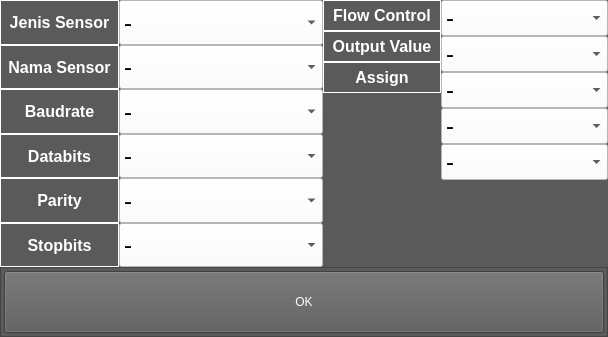
<?xml version="1.0" encoding="UTF-8"?>
<ui version="4.0">
 <class>program_channel_output</class>
 <widget class="QWidget" name="program_channel_output">
  <property name="geometry">
   <rect>
    <x>0</x>
    <y>0</y>
    <width>608</width>
    <height>337</height>
   </rect>
  </property>
  <property name="windowTitle">
   <string>Form</string>
  </property>
  <property name="styleSheet">
   <string notr="true">background-color: rgb(90, 90, 90);</string>
  </property>
  <layout class="QVBoxLayout" name="verticalLayout_5">
   <property name="spacing">
    <number>0</number>
   </property>
   <property name="margin">
    <number>0</number>
   </property>
   <item>
    <layout class="QHBoxLayout" name="horizontalLayout">
     <item>
      <layout class="QVBoxLayout" name="verticalLayout">
       <property name="spacing">
        <number>0</number>
       </property>
       <item>
        <widget class="QLabel" name="label_jenis_sensor">
         <property name="sizePolicy">
          <sizepolicy hsizetype="Preferred" vsizetype="Fixed">
           <horstretch>0</horstretch>
           <verstretch>0</verstretch>
          </sizepolicy>
         </property>
         <property name="maximumSize">
          <size>
           <width>16777215</width>
           <height>87</height>
          </size>
         </property>
         <property name="font">
          <font>
           <pointsize>12</pointsize>
           <weight>75</weight>
           <bold>true</bold>
          </font>
         </property>
         <property name="styleSheet">
          <string notr="true">color: rgb(255, 255, 255);</string>
         </property>
         <property name="frameShape">
          <enum>QFrame::Panel</enum>
         </property>
         <property name="frameShadow">
          <enum>QFrame::Plain</enum>
         </property>
         <property name="lineWidth">
          <number>1</number>
         </property>
         <property name="text">
          <string>Jenis Sensor</string>
         </property>
         <property name="alignment">
          <set>Qt::AlignCenter</set>
         </property>
        </widget>
       </item>
       <item>
        <widget class="QLabel" name="label_nama_sensor">
         <property name="sizePolicy">
          <sizepolicy hsizetype="Preferred" vsizetype="Fixed">
           <horstretch>0</horstretch>
           <verstretch>0</verstretch>
          </sizepolicy>
         </property>
         <property name="maximumSize">
          <size>
           <width>16777215</width>
           <height>87</height>
          </size>
         </property>
         <property name="font">
          <font>
           <pointsize>12</pointsize>
           <weight>75</weight>
           <bold>true</bold>
          </font>
         </property>
         <property name="styleSheet">
          <string notr="true">color: rgb(255, 255, 255);</string>
         </property>
         <property name="frameShape">
          <enum>QFrame::Panel</enum>
         </property>
         <property name="frameShadow">
          <enum>QFrame::Plain</enum>
         </property>
         <property name="lineWidth">
          <number>1</number>
         </property>
         <property name="text">
          <string>Nama Sensor</string>
         </property>
         <property name="alignment">
          <set>Qt::AlignCenter</set>
         </property>
        </widget>
       </item>
       <item>
        <widget class="QLabel" name="label_baudrate">
         <property name="sizePolicy">
          <sizepolicy hsizetype="Preferred" vsizetype="Fixed">
           <horstretch>0</horstretch>
           <verstretch>0</verstretch>
          </sizepolicy>
         </property>
         <property name="maximumSize">
          <size>
           <width>16777215</width>
           <height>87</height>
          </size>
         </property>
         <property name="font">
          <font>
           <pointsize>12</pointsize>
           <weight>75</weight>
           <bold>true</bold>
          </font>
         </property>
         <property name="styleSheet">
          <string notr="true">color: rgb(255, 255, 255);</string>
         </property>
         <property name="frameShape">
          <enum>QFrame::Panel</enum>
         </property>
         <property name="frameShadow">
          <enum>QFrame::Plain</enum>
         </property>
         <property name="lineWidth">
          <number>1</number>
         </property>
         <property name="text">
          <string>Baudrate</string>
         </property>
         <property name="alignment">
          <set>Qt::AlignCenter</set>
         </property>
        </widget>
       </item>
       <item>
        <widget class="QLabel" name="label_databits">
         <property name="sizePolicy">
          <sizepolicy hsizetype="Preferred" vsizetype="Fixed">
           <horstretch>0</horstretch>
           <verstretch>0</verstretch>
          </sizepolicy>
         </property>
         <property name="maximumSize">
          <size>
           <width>16777215</width>
           <height>87</height>
          </size>
         </property>
         <property name="font">
          <font>
           <pointsize>12</pointsize>
           <weight>75</weight>
           <bold>true</bold>
          </font>
         </property>
         <property name="styleSheet">
          <string notr="true">color: rgb(255, 255, 255);</string>
         </property>
         <property name="frameShape">
          <enum>QFrame::Panel</enum>
         </property>
         <property name="frameShadow">
          <enum>QFrame::Plain</enum>
         </property>
         <property name="lineWidth">
          <number>1</number>
         </property>
         <property name="text">
          <string>Databits</string>
         </property>
         <property name="alignment">
          <set>Qt::AlignCenter</set>
         </property>
        </widget>
       </item>
       <item>
        <widget class="QLabel" name="label_parity">
         <property name="sizePolicy">
          <sizepolicy hsizetype="Preferred" vsizetype="Fixed">
           <horstretch>0</horstretch>
           <verstretch>0</verstretch>
          </sizepolicy>
         </property>
         <property name="maximumSize">
          <size>
           <width>16777215</width>
           <height>87</height>
          </size>
         </property>
         <property name="font">
          <font>
           <pointsize>12</pointsize>
           <weight>75</weight>
           <bold>true</bold>
          </font>
         </property>
         <property name="styleSheet">
          <string notr="true">color: rgb(255, 255, 255);</string>
         </property>
         <property name="frameShape">
          <enum>QFrame::Panel</enum>
         </property>
         <property name="frameShadow">
          <enum>QFrame::Plain</enum>
         </property>
         <property name="lineWidth">
          <number>1</number>
         </property>
         <property name="text">
          <string>Parity</string>
         </property>
         <property name="alignment">
          <set>Qt::AlignCenter</set>
         </property>
        </widget>
       </item>
       <item>
        <widget class="QLabel" name="label_stopbits">
         <property name="sizePolicy">
          <sizepolicy hsizetype="Preferred" vsizetype="Fixed">
           <horstretch>0</horstretch>
           <verstretch>0</verstretch>
          </sizepolicy>
         </property>
         <property name="maximumSize">
          <size>
           <width>16777215</width>
           <height>87</height>
          </size>
         </property>
         <property name="font">
          <font>
           <pointsize>12</pointsize>
           <weight>75</weight>
           <bold>true</bold>
          </font>
         </property>
         <property name="styleSheet">
          <string notr="true">color: rgb(255, 255, 255);</string>
         </property>
         <property name="frameShape">
          <enum>QFrame::Panel</enum>
         </property>
         <property name="frameShadow">
          <enum>QFrame::Plain</enum>
         </property>
         <property name="lineWidth">
          <number>1</number>
         </property>
         <property name="text">
          <string>Stopbits</string>
         </property>
         <property name="alignment">
          <set>Qt::AlignCenter</set>
         </property>
        </widget>
       </item>
      </layout>
     </item>
     <item>
      <layout class="QVBoxLayout" name="verticalLayout_2">
       <property name="spacing">
        <number>0</number>
       </property>
       <item>
        <widget class="QComboBox" name="combo_jenis_sensor">
         <property name="maximumSize">
          <size>
           <width>16777215</width>
           <height>87</height>
          </size>
         </property>
         <property name="font">
          <font>
           <pointsize>18</pointsize>
          </font>
         </property>
         <property name="focusPolicy">
          <enum>Qt::StrongFocus</enum>
         </property>
         <property name="styleSheet">
          <string notr="true">color: rgb(0, 0, 0);
background-color: rgb(255, 255, 255);</string>
         </property>
         <item>
          <property name="text">
           <string>-</string>
          </property>
         </item>
         <item>
          <property name="text">
           <string>AG</string>
          </property>
         </item>
         <item>
          <property name="text">
           <string>AI</string>
          </property>
         </item>
         <item>
          <property name="text">
           <string>AP</string>
          </property>
         </item>
         <item>
          <property name="text">
           <string>CD</string>
          </property>
         </item>
         <item>
          <property name="text">
           <string>CR</string>
          </property>
         </item>
         <item>
          <property name="text">
           <string>CS</string>
          </property>
         </item>
         <item>
          <property name="text">
           <string>CT</string>
          </property>
         </item>
         <item>
          <property name="text">
           <string>CV</string>
          </property>
         </item>
         <item>
          <property name="text">
           <string>CX</string>
          </property>
         </item>
         <item>
          <property name="text">
           <string>DE</string>
          </property>
         </item>
         <item>
          <property name="text">
           <string>DF</string>
          </property>
         </item>
         <item>
          <property name="text">
           <string>EC</string>
          </property>
         </item>
         <item>
          <property name="text">
           <string>EP</string>
          </property>
         </item>
         <item>
          <property name="text">
           <string>ER</string>
          </property>
         </item>
         <item>
          <property name="text">
           <string>GL</string>
          </property>
         </item>
         <item>
          <property name="text">
           <string>GN</string>
          </property>
         </item>
         <item>
          <property name="text">
           <string>GP</string>
          </property>
         </item>
         <item>
          <property name="text">
           <string>GV</string>
          </property>
         </item>
         <item>
          <property name="text">
           <string>HC</string>
          </property>
         </item>
         <item>
          <property name="text">
           <string>HE</string>
          </property>
         </item>
         <item>
          <property name="text">
           <string>HN</string>
          </property>
         </item>
         <item>
          <property name="text">
           <string>II</string>
          </property>
         </item>
         <item>
          <property name="text">
           <string>IN</string>
          </property>
         </item>
         <item>
          <property name="text">
           <string>LA</string>
          </property>
         </item>
         <item>
          <property name="text">
           <string>LC</string>
          </property>
         </item>
         <item>
          <property name="text">
           <string>OM</string>
          </property>
         </item>
         <item>
          <property name="text">
           <string>P</string>
          </property>
         </item>
         <item>
          <property name="text">
           <string>RA</string>
          </property>
         </item>
         <item>
          <property name="text">
           <string>SD</string>
          </property>
         </item>
         <item>
          <property name="text">
           <string>SN</string>
          </property>
         </item>
         <item>
          <property name="text">
           <string>SS</string>
          </property>
         </item>
         <item>
          <property name="text">
           <string>TI</string>
          </property>
         </item>
         <item>
          <property name="text">
           <string>TR</string>
          </property>
         </item>
         <item>
          <property name="text">
           <string>VD</string>
          </property>
         </item>
         <item>
          <property name="text">
           <string>VM</string>
          </property>
         </item>
         <item>
          <property name="text">
           <string>VW</string>
          </property>
         </item>
         <item>
          <property name="text">
           <string>YX</string>
          </property>
         </item>
         <item>
          <property name="text">
           <string>ZA</string>
          </property>
         </item>
         <item>
          <property name="text">
           <string>ZC</string>
          </property>
         </item>
         <item>
          <property name="text">
           <string>ZQ</string>
          </property>
         </item>
         <item>
          <property name="text">
           <string>ZV</string>
          </property>
         </item>
         <item>
          <property name="text">
           <string>WI</string>
          </property>
         </item>
        </widget>
       </item>
       <item>
        <widget class="QComboBox" name="combo_nama_sensor">
         <property name="maximumSize">
          <size>
           <width>16777215</width>
           <height>87</height>
          </size>
         </property>
         <property name="font">
          <font>
           <pointsize>18</pointsize>
          </font>
         </property>
         <property name="focusPolicy">
          <enum>Qt::StrongFocus</enum>
         </property>
         <property name="layoutDirection">
          <enum>Qt::LeftToRight</enum>
         </property>
         <property name="styleSheet">
          <string notr="true">color: rgb(0, 0, 0);
background-color: rgb(255, 255, 255);</string>
         </property>
         <item>
          <property name="text">
           <string>-</string>
          </property>
         </item>
         <item>
          <property name="text">
           <string>AIS</string>
          </property>
         </item>
         <item>
          <property name="text">
           <string>ARPA</string>
          </property>
         </item>
         <item>
          <property name="text">
           <string>Echo Sounder 1</string>
          </property>
         </item>
         <item>
          <property name="text">
           <string>Echo Sounder 2</string>
          </property>
         </item>
         <item>
          <property name="text">
           <string>Echo Sounder 3</string>
          </property>
         </item>
         <item>
          <property name="text">
           <string>GPS 1</string>
          </property>
         </item>
         <item>
          <property name="text">
           <string>GPS 2</string>
          </property>
         </item>
         <item>
          <property name="text">
           <string>GPS 3</string>
          </property>
         </item>
         <item>
          <property name="text">
           <string>Gyro Compas 1</string>
          </property>
         </item>
         <item>
          <property name="text">
           <string>Gyro Compas 2</string>
          </property>
         </item>
         <item>
          <property name="text">
           <string>Gyro Compas 3</string>
          </property>
         </item>
         <item>
          <property name="text">
           <string>Gyro Vertical 1</string>
          </property>
         </item>
         <item>
          <property name="text">
           <string>Gyro Vertical 2</string>
          </property>
         </item>
         <item>
          <property name="text">
           <string>Gyro Vertical 3</string>
          </property>
         </item>
         <item>
          <property name="text">
           <string>Meteo</string>
          </property>
         </item>
         <item>
          <property name="text">
           <string>RS232</string>
          </property>
         </item>
         <item>
          <property name="text">
           <string>Speedlog 1</string>
          </property>
         </item>
         <item>
          <property name="text">
           <string>Speedlog 2</string>
          </property>
         </item>
         <item>
          <property name="text">
           <string>Speedlog 3</string>
          </property>
         </item>
         <item>
          <property name="text">
           <string>Wind Direction 1</string>
          </property>
         </item>
         <item>
          <property name="text">
           <string>Wind Direction 2</string>
          </property>
         </item>
         <item>
          <property name="text">
           <string>Wind Direction 3</string>
          </property>
         </item>
        </widget>
       </item>
       <item>
        <widget class="QComboBox" name="combo_baudrate">
         <property name="maximumSize">
          <size>
           <width>16777215</width>
           <height>87</height>
          </size>
         </property>
         <property name="font">
          <font>
           <pointsize>18</pointsize>
          </font>
         </property>
         <property name="focusPolicy">
          <enum>Qt::StrongFocus</enum>
         </property>
         <property name="styleSheet">
          <string notr="true">color: rgb(0, 0, 0);
background-color: rgb(255, 255, 255);</string>
         </property>
         <item>
          <property name="text">
           <string>-</string>
          </property>
         </item>
         <item>
          <property name="text">
           <string>1200</string>
          </property>
         </item>
         <item>
          <property name="text">
           <string>2400</string>
          </property>
         </item>
         <item>
          <property name="text">
           <string>4800</string>
          </property>
         </item>
         <item>
          <property name="text">
           <string>9600</string>
          </property>
         </item>
         <item>
          <property name="text">
           <string>38400</string>
          </property>
         </item>
         <item>
          <property name="text">
           <string>115200</string>
          </property>
         </item>
         <item>
          <property name="text">
           <string>829440</string>
          </property>
         </item>
        </widget>
       </item>
       <item>
        <widget class="QComboBox" name="combo_databits">
         <property name="maximumSize">
          <size>
           <width>16777215</width>
           <height>87</height>
          </size>
         </property>
         <property name="font">
          <font>
           <pointsize>18</pointsize>
          </font>
         </property>
         <property name="focusPolicy">
          <enum>Qt::StrongFocus</enum>
         </property>
         <property name="styleSheet">
          <string notr="true">color: rgb(0, 0, 0);
background-color: rgb(255, 255, 255);</string>
         </property>
         <item>
          <property name="text">
           <string>-</string>
          </property>
         </item>
         <item>
          <property name="text">
           <string>5</string>
          </property>
         </item>
         <item>
          <property name="text">
           <string>6</string>
          </property>
         </item>
         <item>
          <property name="text">
           <string>7</string>
          </property>
         </item>
         <item>
          <property name="text">
           <string>8</string>
          </property>
         </item>
        </widget>
       </item>
       <item>
        <widget class="QComboBox" name="combo_parity">
         <property name="maximumSize">
          <size>
           <width>16777215</width>
           <height>87</height>
          </size>
         </property>
         <property name="font">
          <font>
           <pointsize>18</pointsize>
          </font>
         </property>
         <property name="focusPolicy">
          <enum>Qt::StrongFocus</enum>
         </property>
         <property name="styleSheet">
          <string notr="true">color: rgb(0, 0, 0);
background-color: rgb(255, 255, 255);</string>
         </property>
         <item>
          <property name="text">
           <string>-</string>
          </property>
         </item>
         <item>
          <property name="text">
           <string>NONE</string>
          </property>
         </item>
         <item>
          <property name="text">
           <string>ODD</string>
          </property>
         </item>
         <item>
          <property name="text">
           <string>EVEN</string>
          </property>
         </item>
        </widget>
       </item>
       <item>
        <widget class="QComboBox" name="combo_stopbits">
         <property name="maximumSize">
          <size>
           <width>16777215</width>
           <height>87</height>
          </size>
         </property>
         <property name="font">
          <font>
           <pointsize>18</pointsize>
          </font>
         </property>
         <property name="focusPolicy">
          <enum>Qt::StrongFocus</enum>
         </property>
         <property name="styleSheet">
          <string notr="true">color: rgb(0, 0, 0);
background-color: rgb(255, 255, 255);</string>
         </property>
         <item>
          <property name="text">
           <string>-</string>
          </property>
         </item>
         <item>
          <property name="text">
           <string>1</string>
          </property>
         </item>
         <item>
          <property name="text">
           <string>2</string>
          </property>
         </item>
        </widget>
       </item>
      </layout>
     </item>
     <item>
      <layout class="QVBoxLayout" name="verticalLayout_3">
       <property name="spacing">
        <number>0</number>
       </property>
       <item>
        <widget class="QLabel" name="label_flow_control">
         <property name="sizePolicy">
          <sizepolicy hsizetype="Preferred" vsizetype="Fixed">
           <horstretch>0</horstretch>
           <verstretch>0</verstretch>
          </sizepolicy>
         </property>
         <property name="maximumSize">
          <size>
           <width>16777215</width>
           <height>87</height>
          </size>
         </property>
         <property name="font">
          <font>
           <pointsize>12</pointsize>
           <weight>75</weight>
           <bold>true</bold>
          </font>
         </property>
         <property name="styleSheet">
          <string notr="true">color: rgb(255, 255, 255);</string>
         </property>
         <property name="frameShape">
          <enum>QFrame::Panel</enum>
         </property>
         <property name="frameShadow">
          <enum>QFrame::Plain</enum>
         </property>
         <property name="lineWidth">
          <number>1</number>
         </property>
         <property name="text">
          <string>Flow Control</string>
         </property>
         <property name="alignment">
          <set>Qt::AlignCenter</set>
         </property>
        </widget>
       </item>
       <item>
        <widget class="QLabel" name="label_output_value">
         <property name="sizePolicy">
          <sizepolicy hsizetype="Preferred" vsizetype="Fixed">
           <horstretch>0</horstretch>
           <verstretch>0</verstretch>
          </sizepolicy>
         </property>
         <property name="maximumSize">
          <size>
           <width>16777215</width>
           <height>87</height>
          </size>
         </property>
         <property name="font">
          <font>
           <pointsize>12</pointsize>
           <weight>75</weight>
           <bold>true</bold>
          </font>
         </property>
         <property name="styleSheet">
          <string notr="true">color: rgb(255, 255, 255);</string>
         </property>
         <property name="frameShape">
          <enum>QFrame::Panel</enum>
         </property>
         <property name="frameShadow">
          <enum>QFrame::Plain</enum>
         </property>
         <property name="lineWidth">
          <number>1</number>
         </property>
         <property name="text">
          <string>Output Value</string>
         </property>
         <property name="alignment">
          <set>Qt::AlignCenter</set>
         </property>
        </widget>
       </item>
       <item>
        <widget class="QLabel" name="label_assign">
         <property name="sizePolicy">
          <sizepolicy hsizetype="Preferred" vsizetype="Fixed">
           <horstretch>0</horstretch>
           <verstretch>0</verstretch>
          </sizepolicy>
         </property>
         <property name="maximumSize">
          <size>
           <width>16777215</width>
           <height>87</height>
          </size>
         </property>
         <property name="font">
          <font>
           <pointsize>12</pointsize>
           <weight>75</weight>
           <bold>true</bold>
          </font>
         </property>
         <property name="styleSheet">
          <string notr="true">color: rgb(255, 255, 255);</string>
         </property>
         <property name="frameShape">
          <enum>QFrame::Panel</enum>
         </property>
         <property name="frameShadow">
          <enum>QFrame::Plain</enum>
         </property>
         <property name="lineWidth">
          <number>1</number>
         </property>
         <property name="text">
          <string>Assign</string>
         </property>
         <property name="alignment">
          <set>Qt::AlignCenter</set>
         </property>
        </widget>
       </item>
       <item>
        <spacer name="verticalSpacer">
         <property name="orientation">
          <enum>Qt::Vertical</enum>
         </property>
         <property name="sizeType">
          <enum>QSizePolicy::Preferred</enum>
         </property>
         <property name="sizeHint" stdset="0">
          <size>
           <width>20</width>
           <height>174</height>
          </size>
         </property>
        </spacer>
       </item>
      </layout>
     </item>
     <item>
      <layout class="QVBoxLayout" name="verticalLayout_4">
       <property name="spacing">
        <number>0</number>
       </property>
       <item>
        <widget class="QComboBox" name="combo_flow_control">
         <property name="maximumSize">
          <size>
           <width>16777215</width>
           <height>87</height>
          </size>
         </property>
         <property name="font">
          <font>
           <pointsize>18</pointsize>
          </font>
         </property>
         <property name="focusPolicy">
          <enum>Qt::StrongFocus</enum>
         </property>
         <property name="styleSheet">
          <string notr="true">color: rgb(0, 0, 0);
background-color: rgb(255, 255, 255);</string>
         </property>
         <item>
          <property name="text">
           <string>-</string>
          </property>
         </item>
         <item>
          <property name="text">
           <string>OFF</string>
          </property>
         </item>
         <item>
          <property name="text">
           <string>HARDWARE</string>
          </property>
         </item>
         <item>
          <property name="text">
           <string>XON/XOFF</string>
          </property>
         </item>
        </widget>
       </item>
       <item>
        <widget class="QComboBox" name="combo_output_value">
         <property name="maximumSize">
          <size>
           <width>16777215</width>
           <height>87</height>
          </size>
         </property>
         <property name="font">
          <font>
           <pointsize>18</pointsize>
          </font>
         </property>
         <property name="focusPolicy">
          <enum>Qt::StrongFocus</enum>
         </property>
         <property name="styleSheet">
          <string notr="true">color: rgb(0, 0, 0);
background-color: rgb(255, 255, 255);</string>
         </property>
         <item>
          <property name="text">
           <string>-</string>
          </property>
         </item>
         <item>
          <property name="text">
           <string>DBT</string>
          </property>
         </item>
         <item>
          <property name="text">
           <string>DPT</string>
          </property>
         </item>
         <item>
          <property name="text">
           <string>FPD</string>
          </property>
         </item>
         <item>
          <property name="text">
           <string>GGA</string>
          </property>
         </item>
         <item>
          <property name="text">
           <string>GLL</string>
          </property>
         </item>
         <item>
          <property name="text">
           <string>HDG</string>
          </property>
         </item>
         <item>
          <property name="text">
           <string>HDT</string>
          </property>
         </item>
         <item>
          <property name="text">
           <string>HSC</string>
          </property>
         </item>
         <item>
          <property name="text">
           <string>MWD</string>
          </property>
         </item>
         <item>
          <property name="text">
           <string>MWV</string>
          </property>
         </item>
         <item>
          <property name="text">
           <string>SN</string>
          </property>
         </item>
         <item>
          <property name="text">
           <string>TTM</string>
          </property>
         </item>
         <item>
          <property name="text">
           <string>VBW</string>
          </property>
         </item>
         <item>
          <property name="text">
           <string>VDM</string>
          </property>
         </item>
         <item>
          <property name="text">
           <string>VDR</string>
          </property>
         </item>
         <item>
          <property name="text">
           <string>VHW</string>
          </property>
         </item>
         <item>
          <property name="text">
           <string>VTG</string>
          </property>
         </item>
        </widget>
       </item>
       <item>
        <widget class="QComboBox" name="combo_assign">
         <property name="maximumSize">
          <size>
           <width>16777215</width>
           <height>87</height>
          </size>
         </property>
         <property name="font">
          <font>
           <pointsize>18</pointsize>
          </font>
         </property>
         <property name="focusPolicy">
          <enum>Qt::StrongFocus</enum>
         </property>
         <property name="styleSheet">
          <string notr="true">color: rgb(0, 0, 0);
background-color: rgb(255, 255, 255);</string>
         </property>
         <item>
          <property name="text">
           <string>-</string>
          </property>
         </item>
         <item>
          <property name="text">
           <string>Channel</string>
          </property>
         </item>
         <item>
          <property name="text">
           <string>Jenis</string>
          </property>
         </item>
        </widget>
       </item>
       <item>
        <widget class="QComboBox" name="combo_assign_channel">
         <property name="maximumSize">
          <size>
           <width>16777215</width>
           <height>87</height>
          </size>
         </property>
         <property name="font">
          <font>
           <pointsize>18</pointsize>
          </font>
         </property>
         <property name="focusPolicy">
          <enum>Qt::StrongFocus</enum>
         </property>
         <property name="styleSheet">
          <string notr="true">color: rgb(0, 0, 0);
background-color: rgb(255, 255, 255);</string>
         </property>
         <item>
          <property name="text">
           <string>-</string>
          </property>
         </item>
         <item>
          <property name="text">
           <string>1</string>
          </property>
         </item>
         <item>
          <property name="text">
           <string>2</string>
          </property>
         </item>
         <item>
          <property name="text">
           <string>3</string>
          </property>
         </item>
         <item>
          <property name="text">
           <string>4</string>
          </property>
         </item>
         <item>
          <property name="text">
           <string>5</string>
          </property>
         </item>
         <item>
          <property name="text">
           <string>6</string>
          </property>
         </item>
         <item>
          <property name="text">
           <string>7</string>
          </property>
         </item>
         <item>
          <property name="text">
           <string>8</string>
          </property>
         </item>
         <item>
          <property name="text">
           <string>9</string>
          </property>
         </item>
         <item>
          <property name="text">
           <string>10</string>
          </property>
         </item>
         <item>
          <property name="text">
           <string>11</string>
          </property>
         </item>
         <item>
          <property name="text">
           <string>12</string>
          </property>
         </item>
         <item>
          <property name="text">
           <string>13</string>
          </property>
         </item>
         <item>
          <property name="text">
           <string>14</string>
          </property>
         </item>
         <item>
          <property name="text">
           <string>15</string>
          </property>
         </item>
         <item>
          <property name="text">
           <string>16</string>
          </property>
         </item>
         <item>
          <property name="text">
           <string>17</string>
          </property>
         </item>
         <item>
          <property name="text">
           <string>18</string>
          </property>
         </item>
         <item>
          <property name="text">
           <string>19</string>
          </property>
         </item>
         <item>
          <property name="text">
           <string>20</string>
          </property>
         </item>
         <item>
          <property name="text">
           <string>21</string>
          </property>
         </item>
         <item>
          <property name="text">
           <string>22</string>
          </property>
         </item>
         <item>
          <property name="text">
           <string>23</string>
          </property>
         </item>
         <item>
          <property name="text">
           <string>24</string>
          </property>
         </item>
         <item>
          <property name="text">
           <string>25</string>
          </property>
         </item>
         <item>
          <property name="text">
           <string>26</string>
          </property>
         </item>
        </widget>
       </item>
       <item>
        <widget class="QComboBox" name="combo_assign_jenis">
         <property name="maximumSize">
          <size>
           <width>16777215</width>
           <height>87</height>
          </size>
         </property>
         <property name="font">
          <font>
           <pointsize>18</pointsize>
          </font>
         </property>
         <property name="focusPolicy">
          <enum>Qt::StrongFocus</enum>
         </property>
         <property name="styleSheet">
          <string notr="true">color: rgb(0, 0, 0);
background-color: rgb(255, 255, 255);</string>
         </property>
         <item>
          <property name="text">
           <string>-</string>
          </property>
         </item>
         <item>
          <property name="text">
           <string>AG</string>
          </property>
         </item>
         <item>
          <property name="text">
           <string>AI</string>
          </property>
         </item>
         <item>
          <property name="text">
           <string>AP</string>
          </property>
         </item>
         <item>
          <property name="text">
           <string>CD</string>
          </property>
         </item>
         <item>
          <property name="text">
           <string>CR</string>
          </property>
         </item>
         <item>
          <property name="text">
           <string>CS</string>
          </property>
         </item>
         <item>
          <property name="text">
           <string>CT</string>
          </property>
         </item>
         <item>
          <property name="text">
           <string>CV</string>
          </property>
         </item>
         <item>
          <property name="text">
           <string>CX</string>
          </property>
         </item>
         <item>
          <property name="text">
           <string>DE</string>
          </property>
         </item>
         <item>
          <property name="text">
           <string>DF</string>
          </property>
         </item>
         <item>
          <property name="text">
           <string>EC</string>
          </property>
         </item>
         <item>
          <property name="text">
           <string>EP</string>
          </property>
         </item>
         <item>
          <property name="text">
           <string>ER</string>
          </property>
         </item>
         <item>
          <property name="text">
           <string>GL</string>
          </property>
         </item>
         <item>
          <property name="text">
           <string>GN</string>
          </property>
         </item>
         <item>
          <property name="text">
           <string>GP</string>
          </property>
         </item>
         <item>
          <property name="text">
           <string>GV</string>
          </property>
         </item>
         <item>
          <property name="text">
           <string>HC</string>
          </property>
         </item>
         <item>
          <property name="text">
           <string>HE</string>
          </property>
         </item>
         <item>
          <property name="text">
           <string>HN</string>
          </property>
         </item>
         <item>
          <property name="text">
           <string>II</string>
          </property>
         </item>
         <item>
          <property name="text">
           <string>IN</string>
          </property>
         </item>
         <item>
          <property name="text">
           <string>LA</string>
          </property>
         </item>
         <item>
          <property name="text">
           <string>LC</string>
          </property>
         </item>
         <item>
          <property name="text">
           <string>OM</string>
          </property>
         </item>
         <item>
          <property name="text">
           <string>P</string>
          </property>
         </item>
         <item>
          <property name="text">
           <string>RA</string>
          </property>
         </item>
         <item>
          <property name="text">
           <string>SD</string>
          </property>
         </item>
         <item>
          <property name="text">
           <string>SN</string>
          </property>
         </item>
         <item>
          <property name="text">
           <string>SS</string>
          </property>
         </item>
         <item>
          <property name="text">
           <string>TI</string>
          </property>
         </item>
         <item>
          <property name="text">
           <string>TR</string>
          </property>
         </item>
         <item>
          <property name="text">
           <string>VD</string>
          </property>
         </item>
         <item>
          <property name="text">
           <string>VM</string>
          </property>
         </item>
         <item>
          <property name="text">
           <string>VW</string>
          </property>
         </item>
         <item>
          <property name="text">
           <string>YX</string>
          </property>
         </item>
         <item>
          <property name="text">
           <string>ZA</string>
          </property>
         </item>
         <item>
          <property name="text">
           <string>ZC</string>
          </property>
         </item>
         <item>
          <property name="text">
           <string>ZQ</string>
          </property>
         </item>
         <item>
          <property name="text">
           <string>ZV</string>
          </property>
         </item>
         <item>
          <property name="text">
           <string>WI</string>
          </property>
         </item>
        </widget>
       </item>
       <item>
        <spacer name="verticalSpacer_2">
         <property name="orientation">
          <enum>Qt::Vertical</enum>
         </property>
         <property name="sizeType">
          <enum>QSizePolicy::Fixed</enum>
         </property>
         <property name="sizeHint" stdset="0">
          <size>
           <width>20</width>
           <height>87</height>
          </size>
         </property>
        </spacer>
       </item>
      </layout>
     </item>
    </layout>
   </item>
   <item>
    <widget class="QFrame" name="frame">
     <property name="sizePolicy">
      <sizepolicy hsizetype="Preferred" vsizetype="Fixed">
       <horstretch>0</horstretch>
       <verstretch>0</verstretch>
      </sizepolicy>
     </property>
     <property name="maximumSize">
      <size>
       <width>16777215</width>
       <height>87</height>
      </size>
     </property>
     <property name="frameShape">
      <enum>QFrame::StyledPanel</enum>
     </property>
     <property name="frameShadow">
      <enum>QFrame::Raised</enum>
     </property>
     <layout class="QVBoxLayout" name="verticalLayout_6">
      <property name="spacing">
       <number>0</number>
      </property>
      <property name="margin">
       <number>3</number>
      </property>
      <item>
       <widget class="QPushButton" name="pushButton_19">
        <property name="sizePolicy">
         <sizepolicy hsizetype="Minimum" vsizetype="Preferred">
          <horstretch>0</horstretch>
          <verstretch>0</verstretch>
         </sizepolicy>
        </property>
        <property name="contextMenuPolicy">
         <enum>Qt::NoContextMenu</enum>
        </property>
        <property name="styleSheet">
         <string notr="true">color: rgb(255, 255, 255);</string>
        </property>
        <property name="text">
         <string>OK</string>
        </property>
        <property name="default">
         <bool>false</bool>
        </property>
       </widget>
      </item>
     </layout>
    </widget>
   </item>
  </layout>
 </widget>
 <resources/>
 <connections/>
</ui>
